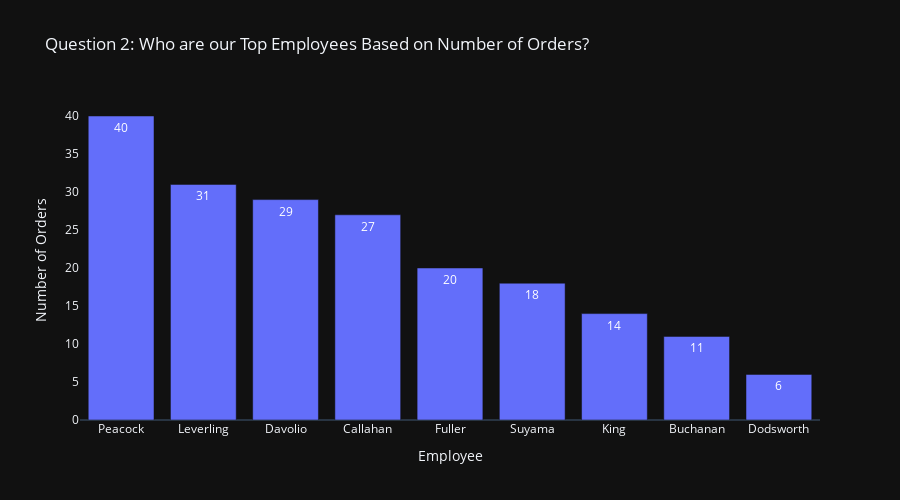

The code cell stored with this chart in its notebook:
### Code cell
# Plot Vertical Bar Chart:  Count of Orders by Employee
fig = px.bar(df_orders_by_emp, 
             x='LastName', 
             y='OrderID',
             text='OrderID',
             width=900,
             height=500,
             #labels={},
             template='plotly_dark',
             title='Question 2: Who are our Top Employees Based on Number of Orders?')

fig.update_yaxes(showgrid=False,
                title_text='Number of Orders',
                tick0=0,
                dtick=5,
                 tickformat='.s',
                 hoverformat=".f")

fig.update_xaxes(title_text='Employee')
fig.update_traces(textposition='auto',
                 #texttemplate='.f'
                 )

fig.show()

### Figure 1 — Plotly figure (JSON) as saved in the notebook; plotly's stock layout.template omitted (floating-point values rounded to 4 significant figures)
{"data": [{"alignmentgroup": "True", "hoverlabel": {"namelength": 0}, "hovertemplate": "LastName=%{x}<br>OrderID=%{text}", "legendgroup": "", "marker": {"color": "#636efa"}, "name": "", "offsetgroup": "", "orientation": "v", "showlegend": false, "text": [40, 31, 29, 27, 20, 18, 14, 11, 6], "textposition": "auto", "type": "bar", "x": ["Peacock", "Leverling", "Davolio", "Callahan", "Fuller", "Suyama", "King", "Buchanan", "Dodsworth"], "xaxis": "x", "y": [40, 31, 29, 27, 20, 18, 14, 11, 6], "yaxis": "y"}], "layout": {"barmode": "relative", "height": 500, "legend": {"tracegroupgap": 0}, "title": {"text": "Question 2: Who are our Top Employees Based on Number of Orders?"}, "width": 900, "xaxis": {"anchor": "y", "domain": [0, 1], "title": {"text": "Employee"}}, "yaxis": {"anchor": "x", "domain": [0, 1], "dtick": 5, "hoverformat": ".f", "showgrid": false, "tick0": 0, "tickformat": ".s", "title": {"text": "Number of Orders"}}}}
